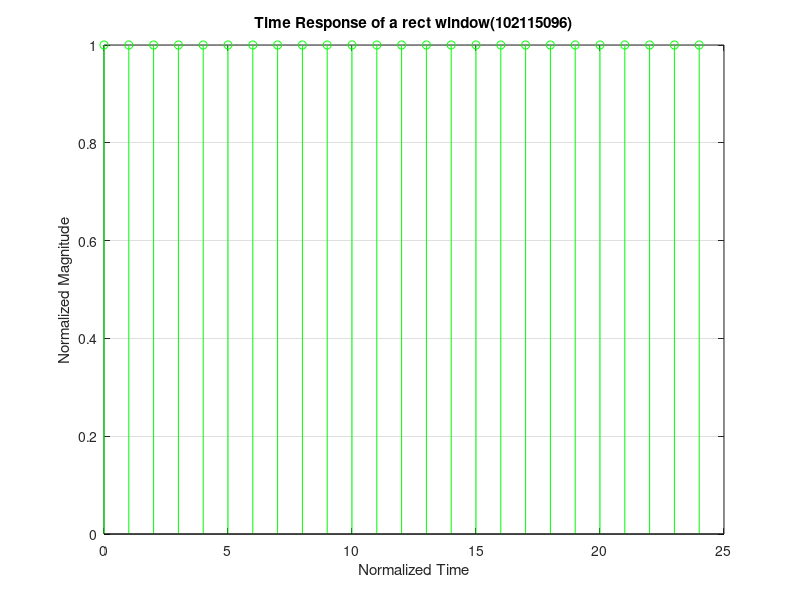
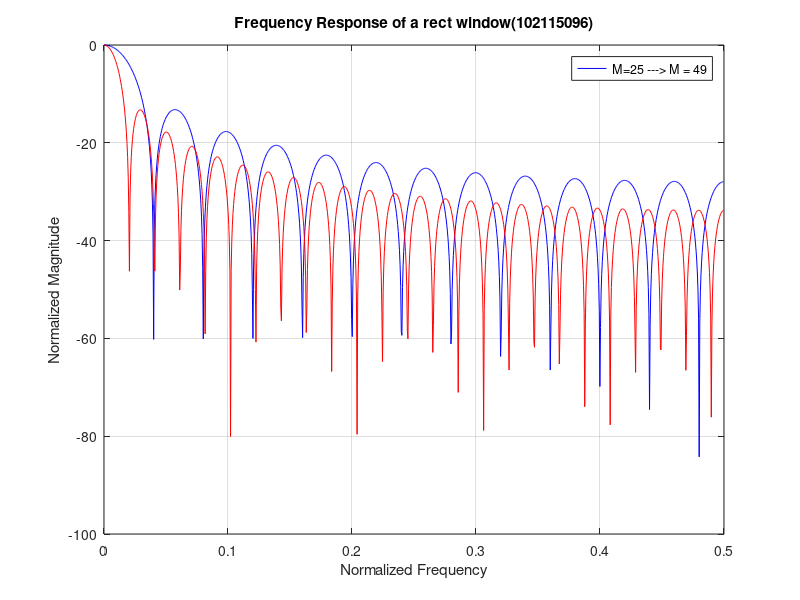
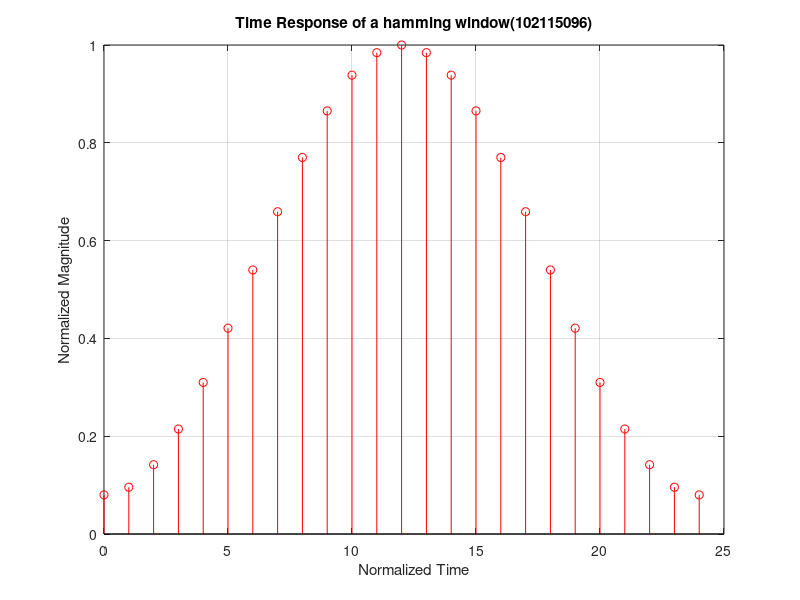
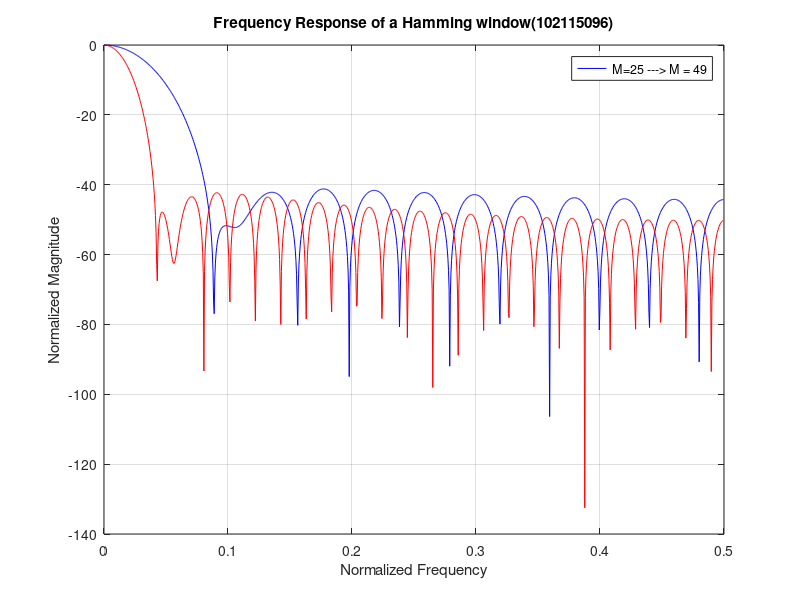

Here is the MATLAB script that generated these plots, in order:
M = 25;
t = (0:1:M-1)
A = ones(1,M)
stem(t,A,'g')
xlabel('Normalized Time')
title('Time Response of a rect window(102115096)')
grid on;
ylabel('Normalized Magnitude')
figure
[H,w] = freqz(A,1,1024);
wN = w./(2*pi);
HN = abs(H) ./ max(abs(H));

plot(wN,20.*log10(HN),'b')
grid
xlabel('Normalized Frequency')
title('Frequency Response of a rect window(102115096)')
grid on;
ylabel('Normalized Magnitude')
hold on %NP
M = 49
t = (0:1:M-1)
AH = ones(1,M)
[H,w] = freqz(AH,1,1024);
wN = w./(2*pi);
HN = abs(H) ./ max(abs(H));
plot(wN,20.*log10(HN),'r')
hold off %NP
legend('M=25 ---> M = 49')


%% HAMMING WINDOW
figure
M = 25
t = (0:1:M-1)
AH = 0.54-0.46*cos((2.*pi.*t)./(M-1));
stem(t,AH,'r');
xlabel('Normalized Time')
title('Time Response of a hamming window(102115096)')
grid on;
ylabel('Normalized Magnitude')
figure
[H,w] = freqz(AH,1,1024);
wN = w./(2*pi);
HN = abs(H) ./ max(abs(H));
plot(wN,20.*log10(HN),'b')
grid
xlabel('Normalized Frequency')
title('Frequency Response of a Hamming window(102115096)')
grid on;
ylabel('Normalized Magnitude')
hold on %NP
M = 49
t = (0:1:M-1)
AH = 0.54-0.46*cos((2.*pi.*t)./(M-1));
[H,w] = freqz(AH,1,1024);
wN = w./(2*pi);
HN = abs(H) ./ max(abs(H));
plot(wN,20.*log10(HN),'r')
hold off %NP
legend('M=25 ---> M = 49')
%% BERLTET WINDOW
figure
M = 25
t = (0:1:M-1)
AH = zeros(1,M);

for k = 0:(M-1)/2
    AH(1,k+1) = 2*k/(M-1);
end
for k = ((M-1)/2 + 1):(M-1)
    AH(1,k+1) = 2 - (2*k/(M-1));
end

stem(t,AH,'m')

xlabel('n------>')
title('Time Response of a Barltett window(102115096)')
grid on;
ylabel('Amplitude')
figure
[H,w] = freqz(AH,1,1024);
wN = w./(2*pi);
HN = abs(H) ./ max(abs(H));
plot(wN,20.*log10(HN),'b')
grid
xlabel('Normalized Frequency')
title('Frequency Response of a Barltett window(102115096)')
grid on;
ylabel('Normalized Magnitude')
hold on %NP
M = 49
t = (0:1:M-1)
for k = 0:(M-1)/2
    AH(1,k+1) = 2*k/(M-1);
end
for k = ((M-1)/2 + 1):(M-1)
    AH(1,k+1) = 2 - (2*k/(M-1));
end
[H,w] = freqz(AH,1,1024);
wN = w./(2*pi);
HN = abs(H) ./ max(abs(H));
plot(wN,20.*log10(HN),'r')
hold off %NP
legend('M=25 ---> M = 49')